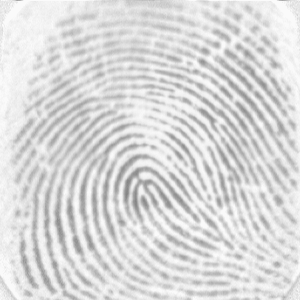
%> input picture matlab/fingerprint-enhancement/images/1_3.bmp, 300 x 300 px
$ octave --eval "result = skelet;"   (GNU Octave 9; MATLAB toolbox functions it lacks are replaced by stand-ins)
%> lines starting %> are read from the running program, lines starting %| are printed output that depends on the picture; in (x1, y1, x2, y2) boxes, pixels count from 0 and x2, y2 are one past the last pixel; in counts of white or black regions, pixels touching at a corner belong together; the program's own positions count from 1
### matlab/fingerprint-enhancement/algorithms/normalise.m
% NORMALISE - Normalises image values to 0-1, or to desired mean and variance
%
% Usage:
%             n = normalise(im)
%
% Offsets and rescales image so that the minimum value is 0
% and the maximum value is 1.  Result is returned in n.  If the image is
% colour the image is converted to HSV and the value/intensity component
% is normalised to 0-1 before being converted back to RGB.
%
%
%             n = normalise(im, reqmean, reqvar)
%
% Arguments:  im      - A grey-level input image.
%             reqmean - The required mean value of the image.
%             reqvar  - The required variance of the image.
%
% Offsets and rescales image so that it has mean reqmean and variance
% reqvar.  Colour images cannot be normalised in this manner.

% Copyright (c) 1996-2005 Peter Kovesi
% School of Computer Science & Software Engineering
% The University of Western Australia
% http://www.csse.uwa.edu.au/
%
% Permission is hereby granted, free of charge, to any person obtaining a copy
% of this software and associated documentation files (the "Software"), to deal
% in the Software without restriction, subject to the following conditions:
%
% The above copyright notice and this permission notice shall be included in
% all copies or substantial portions of the Software.
%
% The Software is provided "as is", without warranty of any kind.

% January 2005 - modified to allow desired mean and variance


function n = normalise(im, reqmean, reqvar)

    if ~(nargin == 1 | nargin == 3)
       error('No of arguments must be 1 or 3');
    end

    if nargin == 1   % Normalise 0 - 1
	if ndims(im) == 3         % Assume colour image
	    hsv = rgb2hsv(im);
	    v = hsv(:,:,3);
	    v = v - min(v(:));    % Just normalise value component
	    v = v/max(v(:));
	    hsv(:,:,3) = v;
	    n = hsv2rgb(hsv);
	else                      % Assume greyscale
	    if ~isa(im,'double'), im = double(im); end
	    n = im - min(im(:));
	    n = n/max(n(:));
	end

    else  % Normalise to desired mean and variance

	if ndims(im) == 3         % colour image?
	    error('cannot normalise colour image to desired mean and variance');
	end

	if ~isa(im,'double'), im = double(im); end
	im = im - mean(im(:));
	im = im/std(im(:));      % Zero mean, unit std dev

	n = reqmean + im*sqrt(reqvar);
    end


### matlab/fingerprint-enhancement/algorithms/ridgesegment.m
    % RIDGESEGMENT - Normalises fingerprint image and segments ridge region
%
% Function identifies ridge regions of a fingerprint image and returns a
% mask identifying this region.  It also normalises the intesity values of
% the image so that the ridge regions have zero mean, unit standard
% deviation.
%
% This function breaks the image up into blocks of size blksze x blksze and
% evaluates the standard deviation in each region.  If the standard
% deviation is above the threshold it is deemed part of the fingerprint.
% Note that the image is normalised to have zero mean, unit standard
% deviation prior to performing this process so that the threshold you
% specify is relative to a unit standard deviation.
%
% Usage:   [normim, mask, maskind] = ridgesegment(im, blksze, thresh)
%
% Arguments:   im     - Fingerprint image to be segmented.
%              blksze - Block size over which the the standard
%                       deviation is determined (try a value of 16).
%              thresh - Threshold of standard deviation to decide if a
%                       block is a ridge region (Try a value 0.1 - 0.2)
%
% Returns:     normim - Image where the ridge regions are renormalised to
%                       have zero mean, unit standard deviation.
%              mask   - Mask indicating ridge-like regions of the image,
%                       0 for non ridge regions, 1 for ridge regions.
%              maskind - Vector of indices of locations within the mask.
%
% Suggested values for a 500dpi fingerprint image:
%
%   [normim, mask, maskind] = ridgesegment(im, 16, 0.1)
%
% See also: RIDGEORIENT, RIDGEFREQ, RIDGEFILTER

% Peter Kovesi
% School of Computer Science & Software Engineering
% The University of Western Australia
% pk at csse uwa edu au
% http://www.csse.uwa.edu.au/~pk
%
% January 2005


function [normim, mask, maskind] = ridgesegment(im, blksze, thresh)

    im = normalise(im,0,1);  % normalise to have zero mean, unit std dev
    fun = inline('std(x(:))*ones(size(x))');

    stddevim = blkproc(im, [blksze blksze], fun);

    mask = stddevim > thresh;
    maskind = find(mask);

    % Renormalise image so that the *ridge regions* have zero mean, unit
    % standard deviation.
    im = im - mean(im(maskind));
    normim = im/std(im(maskind));

### matlab/fingerprint-enhancement/algorithms/ridgeorient.m
% RIDGEORIENT - Estimates the local orientation of ridges in a fingerprint
%
% Usage:  [orientim, reliability] = ridgeorientation(im, gradientsigma,...
%                                             blocksigma, ...
%                                             orientsmoothsigma)
%
% Arguments:  im                - A normalised input image.
%             gradientsigma     - Sigma of the derivative of Gaussian
%                                 used to compute image gradients.
%             blocksigma        - Sigma of the Gaussian weighting used to
%                                 sum the gradient moments.
%             orientsmoothsigma - Sigma of the Gaussian used to smooth
%                                 the final orientation vector field.
%
% Returns:    orientim          - The orientation image in radians.
%                                 Orientation values are +ve clockwise
%                                 and give the direction *along* the
%                                 ridges.
%             reliability       - Measure of the reliability of the
%                                 orientation measure.  This is a value
%                                 between 0 and 1. I think a value above
%                                 about 0.5 can be considered 'reliable'.
%
%
% With a fingerprint image at a 'standard' resolution of 500dpi suggested
% parameter values might be:
%
%    [orientim, reliability] = ridgeorient(im, 1, 3, 3);
%
% See also: RIDGESEGMENT, RIDGEFREQ, RIDGEFILTER

% Original version by Raymond Thai,  May 2003
% Reworked by Peter Kovesi           January 2005
% School of Computer Science & Software Engineering
% The University of Western Australia
% pk at csse uwa edu au
% http://www.csse.uwa.edu.au/~pk


function [orientim, reliability] = ...
             ridgeorient(im, gradientsigma, blocksigma, orientsmoothsigma)

    [rows,cols] = size(im);

    % Calculate image gradients.
    sze = fix(6*gradientsigma);   if ~mod(sze,2); sze = sze+1; end
    f = fspecial('gaussian', sze, gradientsigma); % Generate Gaussian filter.
    [fx,fy] = gradient(f);                        % Gradient of Gausian.

    Gx = filter2(fx, im); % Gradient of the image in x
    Gy = filter2(fy, im); % ... and y

    % Estimate the local ridge orientation at each point by finding the
    % principal axis of variation in the image gradients.

    Gxx = Gx.^2;       % Covariance data for the image gradients
    Gxy = Gx.*Gy;
    Gyy = Gy.^2;

    % Now smooth the covariance data to perform a weighted summation of the
    % data.
    sze = fix(6*blocksigma);   if ~mod(sze,2); sze = sze+1; end
    f = fspecial('gaussian', sze, blocksigma);
    Gxx = filter2(f, Gxx);
    Gxy = 2*filter2(f, Gxy);
    Gyy = filter2(f, Gyy);

    % Analytic solution of principal direction
    denom = sqrt(Gxy.^2 + (Gxx - Gyy).^2) + eps;
    sin2theta = Gxy./denom;            % Sine and cosine of doubled angles
    cos2theta = (Gxx-Gyy)./denom;

    sze = fix(6*orientsmoothsigma);   if ~mod(sze,2); sze = sze+1; end
    f = fspecial('gaussian', sze, orientsmoothsigma);
    cos2theta = filter2(f, cos2theta); % Smoothed sine and cosine of
    sin2theta = filter2(f, sin2theta); % doubled angles

    orientim = pi/2 + atan2(sin2theta,cos2theta)/2;

    % Calculate 'reliability' of orientation data.  Here we calculate the
    % area moment of inertia about the orientation axis found (this will
    % be the minimum inertia) and an axis  perpendicular (which will be
    % the maximum inertia).  The reliability measure is given by
    % 1.0-min_inertia/max_inertia.  The reasoning being that if the ratio
    % of the minimum to maximum inertia is close to one we have little
    % orientation information.

    Imin = (Gyy+Gxx)/2 - (Gxx-Gyy).*cos2theta/2 - Gxy.*sin2theta/2;
    Imax = Gyy+Gxx - Imin;

    reliability = 1 - Imin./(Imax+.001);

    % Finally mask reliability to exclude regions where the denominator
    % in the orientation calculation above was small.  Here I have set
    % the value to 0.001, adjust this if you feel the need
    reliability = reliability.*(denom>.001);

### matlab/fingerprint-enhancement/algorithms/ridgefreq.m
% RIDGEFREQ - Calculates a ridge frequency image
%
% Function to estimate the fingerprint ridge frequency across a
% fingerprint image. This is done by considering blocks of the image and
% determining a ridgecount within each block by a call to FREQEST.
%
% Usage:
%  [freqim, medianfreq] =  ridgefreq(im, mask, orientim, blksze, windsze, ...
%                                    minWaveLength, maxWaveLength)
%
% Arguments:
%         im       - Image to be processed.
%         mask     - Mask defining ridge regions (obtained from RIDGESEGMENT)
%         orientim - Ridge orientation image (obtained from RIDGORIENT)
%         blksze   - Size of image block to use (say 32)
%         windsze  - Window length used to identify peaks. This should be
%                    an odd integer, say 3 or 5.
%         minWaveLength,  maxWaveLength - Minimum and maximum ridge
%                     wavelengths, in pixels, considered acceptable.
%
% Returns:
%         freqim     - An image  the same size as im with  values set to
%                      the estimated ridge spatial frequency within each
%                      image block.  If a  ridge frequency cannot be
%                      found within a block, or cannot be found within the
%                      limits set by min and max Wavlength freqim is set
%                      to zeros within that block.
%         medianfreq - Median frequency value evaluated over all the
%                      valid regions of the image.
%
% Suggested parameters for a 500dpi fingerprint image
%   [freqim, medianfreq] = ridgefreq(im,orientim, 32, 5, 5, 15);
%
% I seem to find that the median frequency value is more useful as an
% input to RIDGEFILTER than the more detailed freqim.  This is possibly
% due to deficiencies in FREQEST.
%
% See also: RIDGEORIENT, FREQEST, RIDGESEGMENT

% Reference:
% Hong, L., Wan, Y., and Jain, A. K. Fingerprint image enhancement:
% Algorithm and performance evaluation. IEEE Transactions on Pattern
% Analysis and Machine Intelligence 20, 8 (1998), 777 789.

% Peter Kovesi
% School of Computer Science & Software Engineering
% The University of Western Australia
% pk at csse uwa edu au
% http://www.csse.uwa.edu.au/~pk
%
% January 2005

function [freq, medianfreq] = ridgefreq(im, mask, orient, blksze, windsze, ...
                                        minWaveLength, maxWaveLength)

    [rows, cols] = size(im);
    freq = zeros(size(im));

    for r = 1:blksze:rows-blksze
        for c = 1:blksze:cols-blksze
          blkim = im(r:r+blksze-1, c:c+blksze-1);
          blkor = orient(r:r+blksze-1, c:c+blksze-1);

          freq(r:r+blksze-1,c:c+blksze-1) =  ...
              freqest(blkim, blkor, windsze, minWaveLength, maxWaveLength);
        end
    end

    % Mask out frequencies calculated for non ridge regions
    freq = freq.*mask;

    % Find median freqency over all the valid regions of the image.
    medianfreq = median(freq(find(freq>0)));

### matlab/fingerprint-enhancement/algorithms/ridgefilter.m
% RIDGEFILTER - enhances fingerprint image via oriented filters
%
% Function to enhance fingerprint image via oriented filters
%
% Usage:
%  newim =  ridgefilter(im, orientim, freqim, kx, ky, showfilter)
%
% Arguments:
%         im       - Image to be processed.
%         orientim - Ridge orientation image, obtained from RIDGEORIENT.
%         freqim   - Ridge frequency image, obtained from RIDGEFREQ.
%         kx, ky   - Scale factors specifying the filter sigma relative
%                    to the wavelength of the filter.  This is done so
%                    that the shapes of the filters are invariant to the
%                    scale.  kx controls the sigma in the x direction
%                    which is along the filter, and hence controls the
%                    bandwidth of the filter.  ky controls the sigma
%                    across the filter and hence controls the
%                    orientational selectivity of the filter. A value of
%                    0.5 for both kx and ky is a good starting point.
%         showfilter - An optional flag 0/1.  When set an image of the
%                      largest scale filter is displayed for inspection.
%
% Returns:
%         newim    - The enhanced image
%
% See also: RIDGEORIENT, RIDGEFREQ, RIDGESEGMENT

% Reference:
% Hong, L., Wan, Y., and Jain, A. K. Fingerprint image enhancement:
% Algorithm and performance evaluation. IEEE Transactions on Pattern
% Analysis and Machine Intelligence 20, 8 (1998), 777 789.

% Peter Kovesi
% School of Computer Science & Software Engineering
% The University of Western Australia
% pk at csse uwa edu au
% http://www.csse.uwa.edu.au/~pk
%
% January 2005

function newim = ridgefilter(im, orient, freq, kx, ky, showfilter)

    if nargin == 5
        showfilter = 0;
    end

    angleInc = 3;  % Fixed angle increment between filter orientations in
                   % degrees. This should divide evenly into 180

    im = double(im);
    [rows, cols] = size(im);
    newim = zeros(rows,cols);

    [validr,validc] = find(freq > 0);  % find where there is valid frequency data.
    ind = sub2ind([rows,cols], validr, validc);

    % Round the array of frequencies to the nearest 0.01 to reduce the
    % number of distinct frequencies we have to deal with.
    freq(ind) = round(freq(ind)*100)/100;

    % Generate an array of the distinct frequencies present in the array
    % freq
    unfreq = unique(freq(ind));

    % Generate a table, given the frequency value multiplied by 100 to obtain
    % an integer index, returns the index within the unfreq array that it
    % corresponds to
    freqindex = ones(100,1);
    for k = 1:length(unfreq)
        freqindex(round(unfreq(k)*100)) = k;
    end

    % Generate filters corresponding to these distinct frequencies and
    % orientations in 'angleInc' increments.
    filter = cell(length(unfreq),180/angleInc);
    sze = zeros(length(unfreq),1);

    for k = 1:length(unfreq)
        sigmax = 1/unfreq(k)*kx;
        sigmay = 1/unfreq(k)*ky;

        sze(k) = round(3*max(sigmax,sigmay));
        [x,y] = meshgrid(-sze(k):sze(k));
        reffilter = exp(-(x.^2/sigmax^2 + y.^2/sigmay^2)/2)...
                .*cos(2*pi*unfreq(k)*x);

        % Generate rotated versions of the filter.  Note orientation
        % image provides orientation *along* the ridges, hence +90
        % degrees, and imrotate requires angles +ve anticlockwise, hence
        % the minus sign.
        for o = 1:180/angleInc
            filter{k,o} = imrotate(reffilter,-(o*angleInc+90),'bilinear','crop');
        end
    end

%     if showfilter % Display largest scale filter for inspection
%         figure(7), imshow(filter{1,end},[]); title('filter');
%     end

    % Find indices of matrix points greater than maxsze from the image
    % boundary
    maxsze = sze(1);
    finalind = find(validr>maxsze & validr<rows-maxsze & ...
                    validc>maxsze & validc<cols-maxsze);

    % Convert orientation matrix values from radians to an index value
    % that corresponds to round(degrees/angleInc)
    maxorientindex = round(180/angleInc);
    orientindex = round(orient/pi*180/angleInc);
    i = find(orientindex < 1);   orientindex(i) = orientindex(i)+maxorientindex;
    i = find(orientindex > maxorientindex);
    orientindex(i) = orientindex(i)-maxorientindex;

    % Finally do the filtering
    for k = 1:length(finalind)
        r = validr(finalind(k));
        c = validc(finalind(k));

        % find filter corresponding to freq(r,c)
        filterindex = freqindex(round(freq(r,c)*100));

        s = sze(filterindex);
        newim(r,c) = sum(sum(im(r-s:r+s, c-s:c+s).*filter{filterindex,orientindex(r,c)}));
    end


### matlab/fingerprint-enhancement/algorithms/fp_bwskel.m
% E.S. Deutsch method for fingerprint image thinning
% ref: E.S.Deutsch,"Thinning algorithms on rectangular, hexagonal, and triangular arrays," Communications of the ACM, 1972.

function [sk] = fp_bwskel(im_bin)
done = 0;
while ~done
    sk = im_bin;
    im_bin = skel(im_bin);
    done = isequal(sk, im_bin);
end
sk = post_skel(im_bin);

function [out] = skel(B)
out = B;
[m,n] = size(B);
for flag = 1:2
    for k = 2:(m - 1)
        for kk = 2:(n - 1)
            if ~B(k,kk)
                continue;
            end

            P = [B(k,kk+1),B(k-1,kk+1),B(k-1,kk),B(k-1,kk-1),B(k,kk-1),B(k+1,kk-1),B(k+1,kk),B(k+1,kk+1),B(k,kk+1)];
            a = sum(abs(diff(P)));
            if a ~= 0 && a~= 2 && a~= 4
                continue;
            end
            if sum(P(1:8)) == 1
                continue;
            end
            if ((P(1) & P(3) & P(5)) == 0) && ((P(1) & P(3) & P(7)) == 0) && (flag == 1)
                if a ~= 4
                    out(k,kk) = 0;
                    continue;
                elseif ((P(1) & P(7)) == 1) && ((P(2) | P(6)) == 1) && ((P(3) | P(4) | P(5) | P(8)) == 0)
                    out(k,kk) = 0;
                    continue;
                elseif ((P(1) & P(3)) == 1) && ((P(4) | P(8)) == 1) && ((P(2) | P(5) | P(6) | P(7)) == 0)
                    out(k,kk) = 0;
                    continue;
                end
            end
            if ((P(3) & P(5) & P(7)) == 0) && ((P(5) & P(7) & P(9)) == 0) && (flag == 2)
                if a ~= 4
                    out(k,kk) = 0;
                elseif ((P(3) & P(5)) == 1) && ((P(2) | P(6)) == 1) && ((P(1) | P(4) | P(7) | P(8)) == 0)
                    out(k,kk) = 0;
                elseif ((P(5) & P(7)) == 1) && ((P(4) | P(8)) == 1) && ((P(1) | P(2) | P(3) | P(6)) == 0)
                    out(k,kk) = 0;
                end
            end
        end
    end
    B = out;
end

function [out] = post_skel(B)
[m,n] = size(B);
out = B;
for k = 2:(m - 1)
    for kk = 2:(n - 1)
        if B(k,kk) == 0
            continue;
        end
        P = [B(k,kk+1),B(k-1,kk+1),B(k-1,kk),B(k-1,kk-1),B(k,kk-1),B(k+1,kk-1),B(k+1,kk),B(k+1,kk+1)];
        if sum(P) == 2 && ((P(1) & P(3)) == 1 || (P(3) & P(5)) == 1 || (P(5) & P(7)) == 1 || (P(7) & P(1)) == 1)
            out(k,kk) = 0;
        end
        if sum(P(1:2:7)) == 3
            out(k,kk) = 0;
        end
    end
end

### matlab/fingerprint-enhancement/fp_triangle/skelet.m
function [skeleton] =  skelet(im)

    if nargin == 0
        im = imread('images/1_3.bmp');
%> im is the input picture: size 300x300x3 uint8; min 132, max 250, mean 218.2
    end
    im = im(:,:,1);
%> im: size 300x300 uint8

    % Identify ridge-like regions and normalise image
    blksze = 16; thresh = 0.1;
    [normim, mask] = ridgesegment(im, blksze, thresh);
%> in ridgesegment, `stddevim = blkproc(im, [blksze blksze], fun);`:
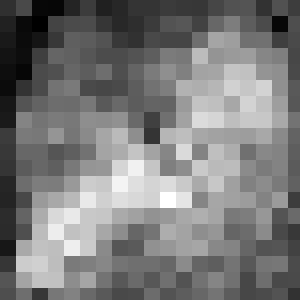
%> stddevim: size 300x300 double; min 0.103, max 1.56, mean 0.803; drawn with min black and max white
%> in ridgesegment, `mask = stddevim > thresh;`: mask: size 300x300 logical; every value is 1
%> in ridgesegment, `maskind = find(mask);`: maskind = 90000 values from 1 to 90000

    % Determine ridge orientations
    [orientim, reliability] = ridgeorient(normim, 1, 5, 5);

    % Determine ridge frequency values across the image
    blksze = 36;
    [freq, medfreq] = ridgefreq(normim, mask, orientim, blksze, 5, 5, 15);
%> after the loop in ridgefreq, `for r = 1:blksze:rows-blksze`:
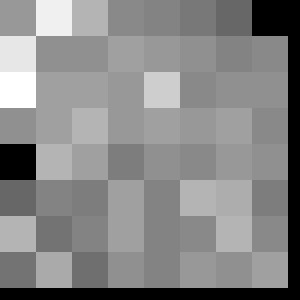
%> freq: size 300x300 double; min 0, max 0.176, mean 0.0937; drawn with min black and max white
%> in ridgefreq, `medianfreq = median(freq(find(freq>0)));`: medianfreq = 0.1
%> medfreq = 0.1

    % Actually I find the median frequency value used across the whole
    % fingerprint gives a more satisfactory result...
    freq = medfreq.*mask;
%> freq: size 300x300 double; every value is 0.1

    % Now apply filters to enhance the ridge pattern
    newim = ridgefilter(normim, orientim, freq, 0.5, 0.5, 1);
%> in ridgefilter, `[validr,validc] = find(freq > 0);`: validr = 90000 values from 1 to 300
%> in ridgefilter, `unfreq = unique(freq(ind));`: unfreq = 0.1
%> the loop in ridgefilter, `for k = 1:length(unfreq)` made 1 pass
%> after the loop in ridgefilter, `for k = 1:length(unfreq)`: freqindex = 100 values from 1 to 1
%> in ridgefilter, `filter = cell(length(unfreq),180/angleInc);`: filter = 60 items
%> the loop in ridgefilter, `for k = 1:length(unfreq)` made 1 pass
%> (sigmax, sigmay) on pass 1: (5, 5)
%> pass 1, in ridgefilter, `reffilter = exp(-(x.^2/sigmax^2 + y.^2/sigmay^2)/2) .*cos(2*pi*unfreq(..`:
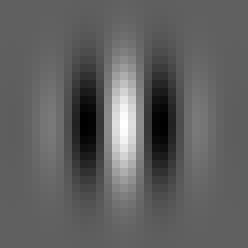
%> reffilter: size 31x31 double (shown 8 times larger); min -0.607, max 1, mean 0.00128; drawn with min black and max white
%> in ridgefilter, `maxsze = sze(1);`: maxsze = 15
%> in ridgefilter, `finalind = find(validr>maxsze & validr<rows-maxsze & validc>maxsze & v..`: finalind = 72361 values from 4516 to 85184
%> in ridgefilter, `i = find(orientindex < 1)`: i = 562 values from 35706 to 86383
%> in ridgefilter, `orientindex(i) = orientindex(i)+maxorientindex`:
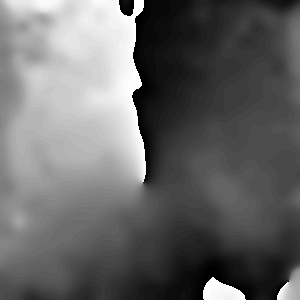
%> orientindex: size 300x300 double; min 1, max 60, mean 24.9; drawn with min black and max white
%> in ridgefilter, `i = find(orientindex > maxorientindex);`: i = []
%> after the loop in ridgefilter, `for k = 1:length(finalind)`:
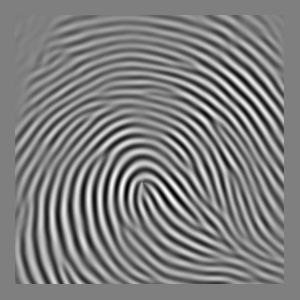
%> newim: size 300x300 double; min -151.8, max 151.4, mean -0.2; drawn with min black and max white

    % Binarise, ridge/valley threshold is 0
    binim = newim > 0;
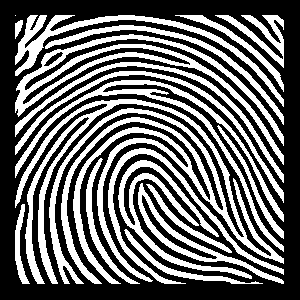
%> binim: size 300x300 logical; 40.8% white; 19 white regions (1 under 20 px), largest, box (x1, y1, x2, y2) and area: (15, 99, 284, 284) 11347, (15, 34, 284, 165) 4382, (15, 80, 284, 252) 3061

    skeleton = fp_bwskel(binim);
%> the loop in fp_bwskel, `while ~done` made 6 passes
%> done on passes 1 to 6: false, false, false, false, false, true
%> pass 3, in fp_bwskel, `im_bin = skel(im_bin);`:
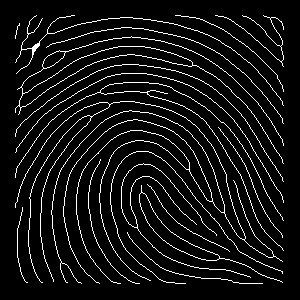
%> im_bin: size 300x300 logical; 7.3% white in thin lines or dots, all inside (x1, y1, x2, y2) = (15, 15, 284, 284)
end
